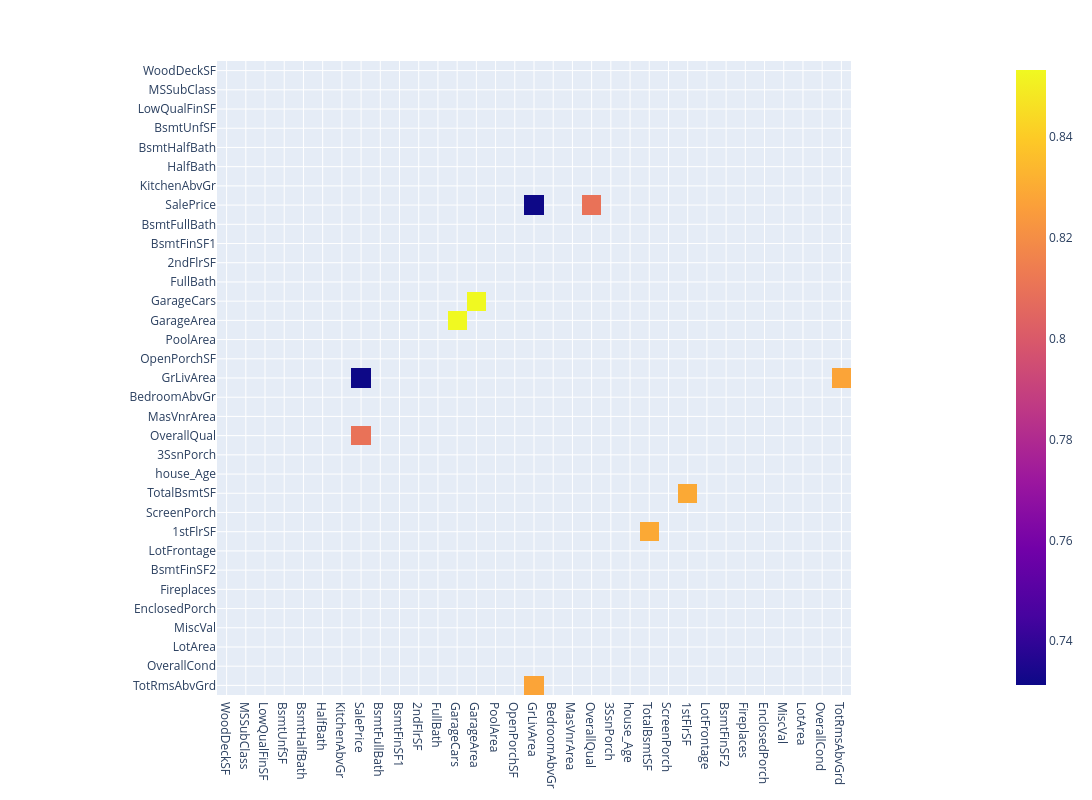

The notebook cell saved with this chart:
### Code cell
px.imshow(corr_over7,
                width=1200,height=800,
            )

### Figure 1 — Plotly figure (JSON) as saved in the notebook; plotly's stock layout.template omitted (floating-point values rounded to 4 significant figures; data arrays with more than 128 entries replaced by an {"elided": "..."} marker saying what was removed)
{"data": [{"coloraxis": "coloraxis", "hovertemplate": "x: %{x}<br>y: %{y}<br>color: %{z}<extra></extra>", "name": "0", "type": "heatmap", "x": ["WoodDeckSF", "MSSubClass", "LowQualFinSF", "BsmtUnfSF", "BsmtHalfBath", "HalfBath", "KitchenAbvGr", "SalePrice", "BsmtFullBath", "BsmtFinSF1", "2ndFlrSF", "FullBath", "GarageCars", "GarageArea", "PoolArea", "OpenPorchSF", "GrLivArea", "BedroomAbvGr", "MasVnrArea", "OverallQual", "3SsnPorch", "house_Age", "TotalBsmtSF", "ScreenPorch", "1stFlrSF", "LotFrontage", "BsmtFinSF2", "Fireplaces", "EnclosedPorch", "MiscVal", "LotArea", "OverallCond", "TotRmsAbvGrd"], "xaxis": "x", "y": ["WoodDeckSF", "MSSubClass", "LowQualFinSF", "BsmtUnfSF", "BsmtHalfBath", "HalfBath", "KitchenAbvGr", "SalePrice", "BsmtFullBath", "BsmtFinSF1", "2ndFlrSF", "FullBath", "GarageCars", "GarageArea", "PoolArea", "OpenPorchSF", "GrLivArea", "BedroomAbvGr", "MasVnrArea", "OverallQual", "3SsnPorch", "house_Age", "TotalBsmtSF", "ScreenPorch", "1stFlrSF", "LotFrontage", "BsmtFinSF2", "Fireplaces", "EnclosedPorch", "MiscVal", "LotArea", "OverallCond", "TotRmsAbvGrd"], "yaxis": "y", "z": {"elided": "33x33 float values"}}], "layout": {"coloraxis": {"colorscale": [[0, "#0d0887"], [0.1111, "#46039f"], [0.2222, "#7201a8"], [0.3333, "#9c179e"], [0.4444, "#bd3786"], [0.5556, "#d8576b"], [0.6667, "#ed7953"], [0.7778, "#fb9f3a"], [0.8889, "#fdca26"], [1, "#f0f921"]]}, "height": 800, "margin": {"t": 60}, "width": 1200, "xaxis": {"anchor": "y", "constrain": "domain", "domain": [0, 1], "scaleanchor": "y"}, "yaxis": {"anchor": "x", "autorange": "reversed", "constrain": "domain", "domain": [0, 1]}}}
